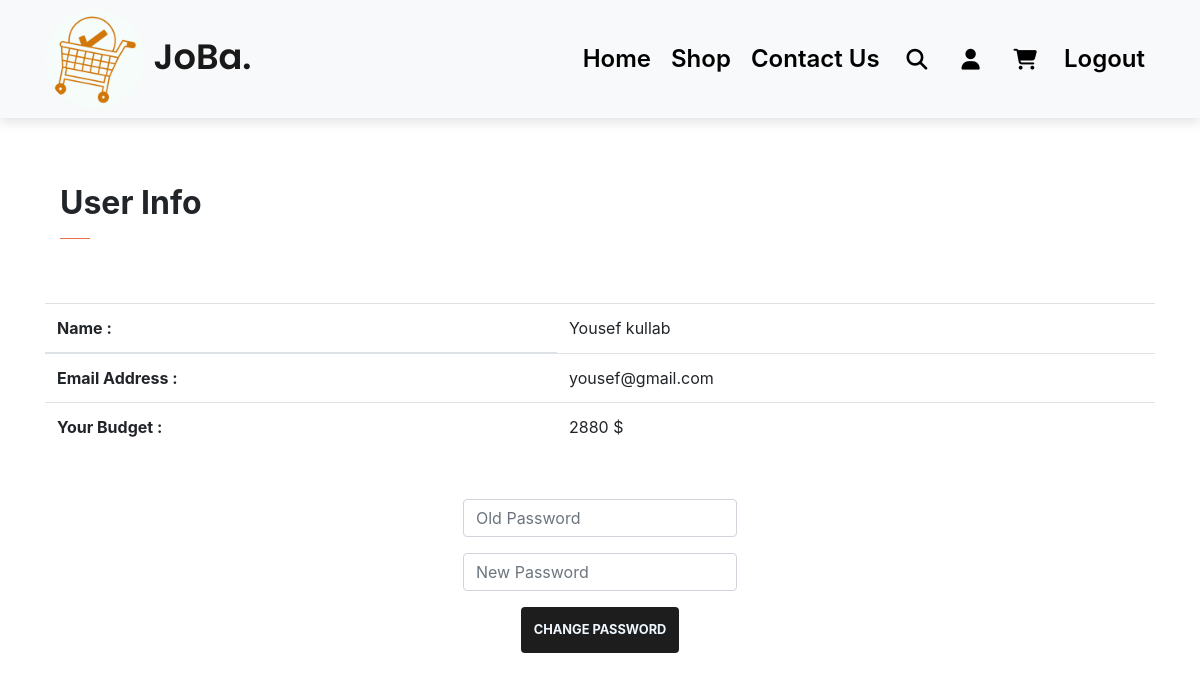
The app's page /profile (signed in), older data.
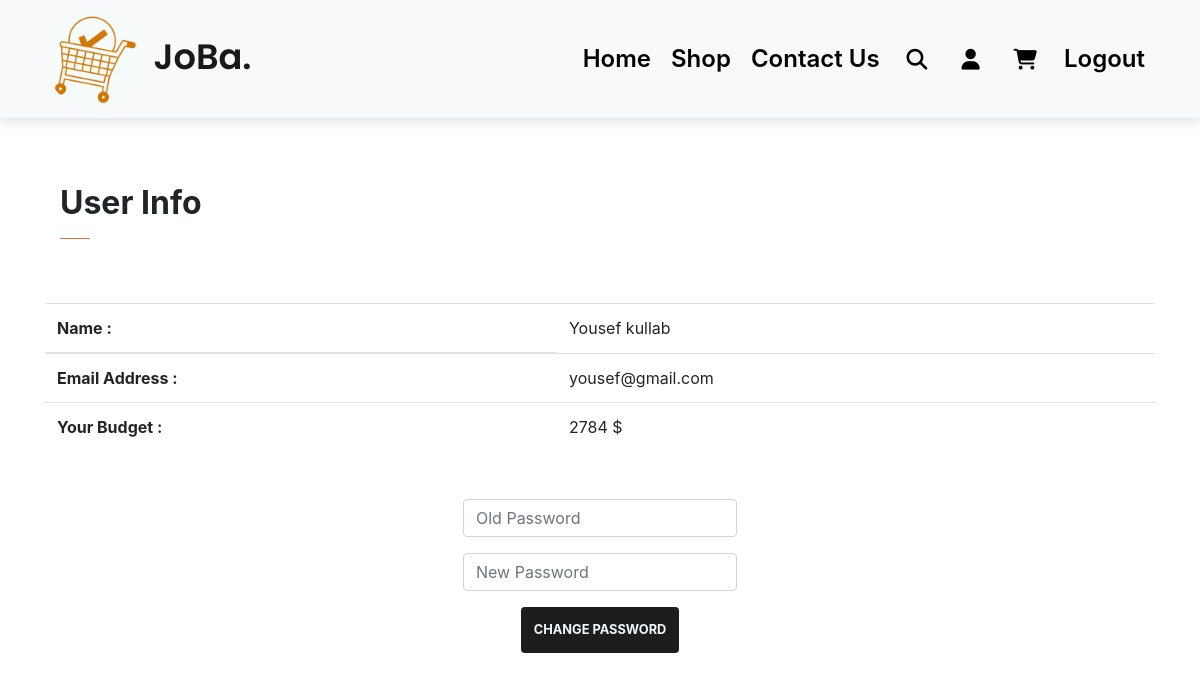
The same page, newer data.
### JoBa/models.py (models this page shows)
class User(db.Model, UserMixin):
    id = db.Column(db.Integer, primary_key=True)
    email = db.Column(db.String(150), unique=True)
    password = db.Column(db.String(150))
    first_name = db.Column(db.String(150))
    budget = db.Column(db.Integer)
    products = db.relationship('Product')

### JoBa/auth.py (the view, shortened to what this page needs)
@auth.route("/profile", methods=["GET", "POST"])
@login_required
def profile():
    if request.method == "GET":
        return render_template("profile.html", title="JoBa-Profile", user=current_user)

### JoBa/__init__.py (called while the page is built)
def create_app():
    app = Flask(__name__)
    app.config["SECRET_KEY"] = "yousefsoftware2002engineer98"  # Use to secret you login session and your website date
    app.config["SQLALCHEMY_DATABASE_URI"] = f"sqlite:///{DB_Name}"
    db.init_app(app)
    from .views import views
    from .auth import auth
    app.register_blueprint(views, url_prefix="/")
    app.register_blueprint(auth, url_prefix="/")
    from .models import User, Product
    with app.app_context():
        db.create_all()
    login_manager = LoginManager()
    login_manager.login_view = "auth.login"
    login_manager.init_app(app)
    @login_manager.user_loader
    def load_user(id):
        return User.query.get(int(id))
    return app

### JoBa/templates/profile.html (shortened to what this page needs)
<!DOCTYPE html>
<html lang="en">
<head>
    <link rel="stylesheet" href="{{ url_for('static', filename='css/style.css')}}">
    <link rel="stylesheet" href="https://cdnjs.cloudflare.com/ajax/libs/font-awesome/6.2.0/css/all.min.css">
    <link rel="stylesheet" href="https://cdn.jsdelivr.net/npm/bootstrap@4.6.2/dist/css/bootstrap.min.css">    <link rel="stylesheet" href="https://cdnjs.cloudflare.com/ajax/libs/font-awesome/6.2.0/css/all.min.css">
</head>
<body>
  <nav class="navbar navbar-expand-lg navbar-light bg-light py-1 fixed-top">
  <div class="container">
      <a class="navbar-brand" href="/">
        <img src="static/images/logo/white.png" alt="logo" class="nav-logo">
        JoBa.
      </a>
      <div class="collapse navbar-collapse" id="navbarSupportedContent">
        <ul class="navbar-nav ml-auto">
          {% if user.is_authenticated %}
              <li class="nav-item">
                <a class="nav-link" href="/">Home</a>
              </li>
              <li class="nav-item">
                <a class="nav-link" href="shop1">Shop</a>
              </li>
              <li class="nav-item">
                <a class="nav-link" href="contact_us">Contact Us</a>
              </li>
              <li class="nav-item">
                <a class="nav-link"><i class="fa-solid fa-magnifying-glass"></i></a>
              </li>
              <li class="nav-item">
                <a class="nav-link" href="profile"><i class="fa-solid fa-user"></i></a>
              </li>
              <li class="nav-item">
                <a class="nav-link" href="cart"><i class="fa-solid fa-cart-shopping"></i></a>
              </li>
              <li class="nav-item">
                <a class="nav-link" href="logout">Logout</a>
              </li>
            {% endif %}
        </ul>
      </div>
    </div>
  </nav>
    <div class="container my-5 pt-3">
      <div class="container py-5">
        <h2 class="font-weight-bold">User Info</h2>
        <hr>
      </div>
      <table class="table mb-5">
          <thead>
            <tr>
              <th scope="col">Name :</th>
              <td scope="col">{{user.first_name}}</td>
            </tr>
          </thead>
          <tbody>
            <tr>
              <th scope="row">Email Address :</th>
              <td>{{user.email}}</td>
            </tr>
            <tr>
              <th scope="row">Your Budget :</th>
              <td>{{user.budget}} $</td>
            </tr>
          </tbody>
        </table>
        <form method="POST">
          <div class="mb-3">
              <input class="form-control mx-auto w-auto" id="password" name="my_password" placeholder="Old Password" type="password">
          </div>
          <div class="mb-3">
              <input class="form-control mx-auto w-auto" id="password" name="new_password" placeholder="New Password" type="password">
          </div>
          <div class="col text-center">
              <button class="btn btn-default" type="submit">Change Password</button>
          </div>
      </form>
    </div>
</body>
</html>

Row changes from the older to the newer data that the page shows:
changed User "Yousef kullab": budget "2880" → "2784"
